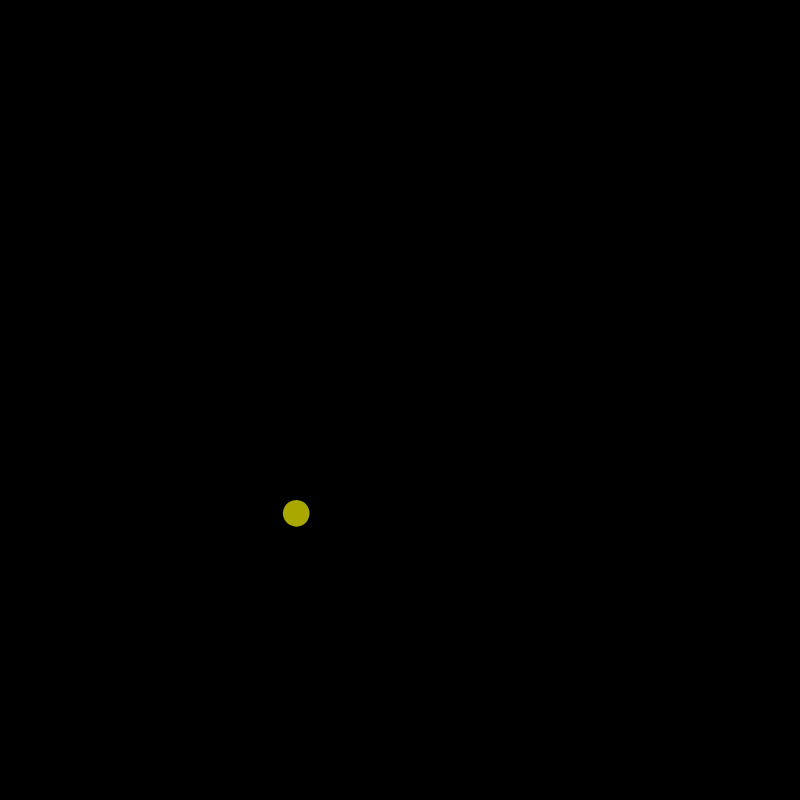
Frame 1 (no input)
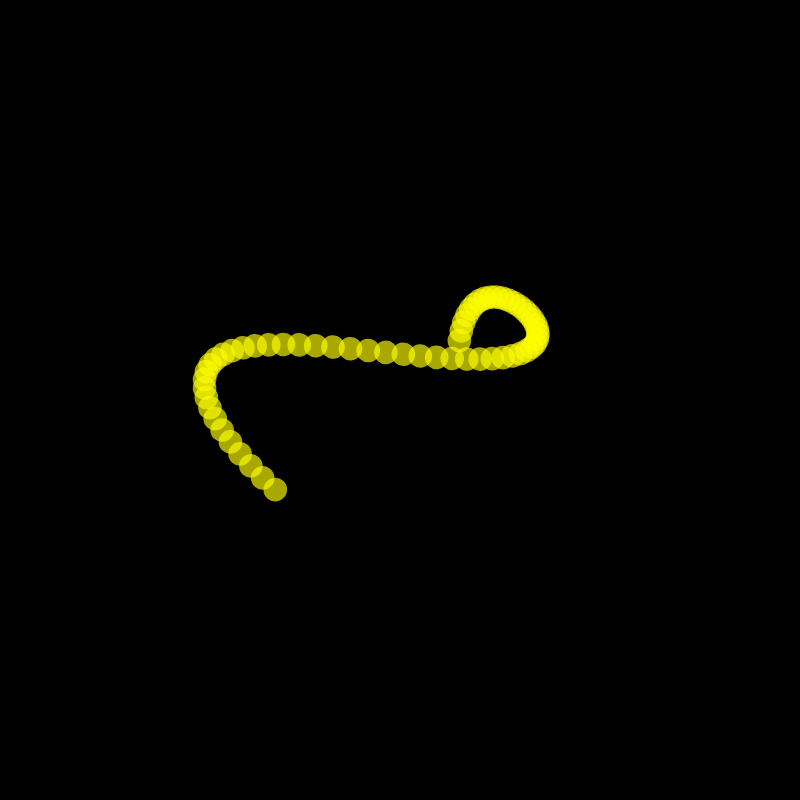
Frame 60 (no input)
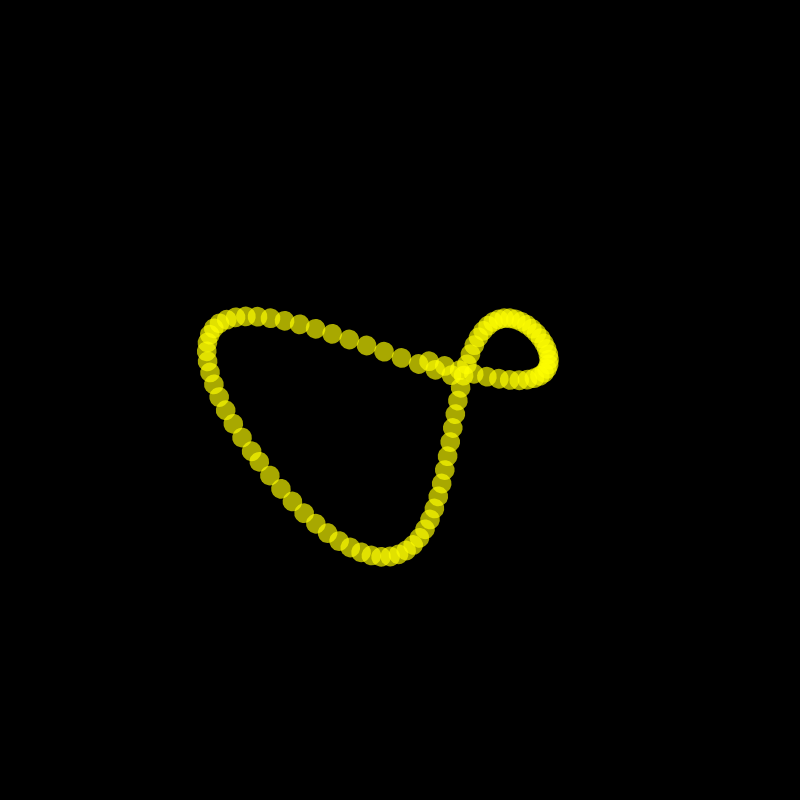
Frame 120 (the mouse pressed at the canvas centre since frame 60)

The p5.js sketch that drew these frames (run headless with seeded random() and noise() and a simulated clock; from frame 60 on, the mouse is pressed at the canvas centre):

// p5.js sketch
// ── sketch.js
let angle = 0;
let tilt = 23

let bangle = 120
let ln = 92
let suns = [];
let cnv
function setup() {
  cnv =createCanvas(800, 800);
  pixelDensity(1)
  let cx = windowWidth/2-width/2
  let cy = windowHeight/2-height/2
  cnv.position(cx,cy)
  angleMode(DEGREES)
  background(0)
  //frameRate(35)
}

function draw() {
  background(0);
  translate(width / 2, height / 2);
  rotate(bangle)
  // take off old if too long
  if (suns.length>ln){
    suns.pop()
  }

  // Figure-eight pattern

  let x = 150* cos(1*angle*1); 
  //let y = 85 * (sin(2* angle)+ sin(1*angle+23.439)); // add second sine
  let y = 85 * (sin(2* angle)+ sin(1*angle+tilt)); 
  //let y = 150*(sin(2*angle))
  //et x1 = 350*(cos(angle))
  let pos = createVector(x,y)
  
  suns.unshift(pos)

  // Draw the suns
  noStroke()
  fill(255,255,0,168);
  for(let i =0;i<suns.length;i++){
  let sz = abs(sin(1*bangle))*25+5
  
  
  ellipse(suns[i].x, suns[i].y, sz, sz);
  }

  // Increment angle for animation
  angle += 4;
   bangle+=.2
 
  if (angle>360){
     
    angle=0
    tilt +=10;
    //pos.rotate(bangle)
    
    
  }
  
}
 
